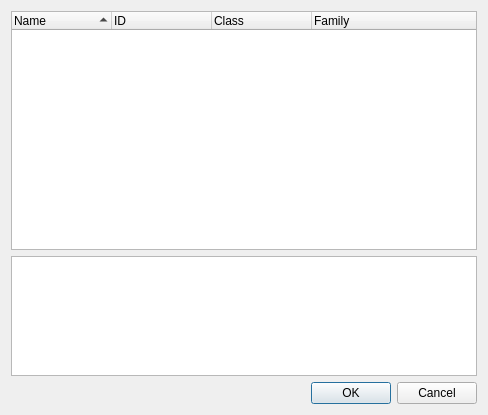
<?xml version="1.0" encoding="UTF-8"?>
<ui version="4.0">
 <class>SearchJASPARDatabase</class>
 <widget class="QDialog" name="SearchJASPARDatabase">
  <property name="geometry">
   <rect>
    <x>0</x>
    <y>0</y>
    <width>488</width>
    <height>415</height>
   </rect>
  </property>
  <property name="windowTitle">
   <string>Search JASPAR Database</string>
  </property>
  <layout class="QVBoxLayout" name="verticalLayout" stretch="2,1,0">
   <item>
    <widget class="QTreeWidget" name="jasparTree">
     <property name="sortingEnabled">
      <bool>true</bool>
     </property>
     <column>
      <property name="text">
       <string>Name</string>
      </property>
     </column>
     <column>
      <property name="text">
       <string>ID</string>
      </property>
     </column>
     <column>
      <property name="text">
       <string>Class</string>
      </property>
     </column>
     <column>
      <property name="text">
       <string>Family</string>
      </property>
     </column>
    </widget>
   </item>
   <item>
    <widget class="QTableWidget" name="propertiesTable">
     <attribute name="horizontalHeaderVisible">
      <bool>false</bool>
     </attribute>
     <attribute name="horizontalHeaderDefaultSectionSize">
      <number>200</number>
     </attribute>
     <attribute name="verticalHeaderVisible">
      <bool>false</bool>
     </attribute>
    </widget>
   </item>
   <item>
    <widget class="QDialogButtonBox" name="buttonBox">
     <property name="standardButtons">
      <set>QDialogButtonBox::Cancel|QDialogButtonBox::Ok</set>
     </property>
    </widget>
   </item>
  </layout>
 </widget>
 <resources/>
 <connections/>
</ui>
